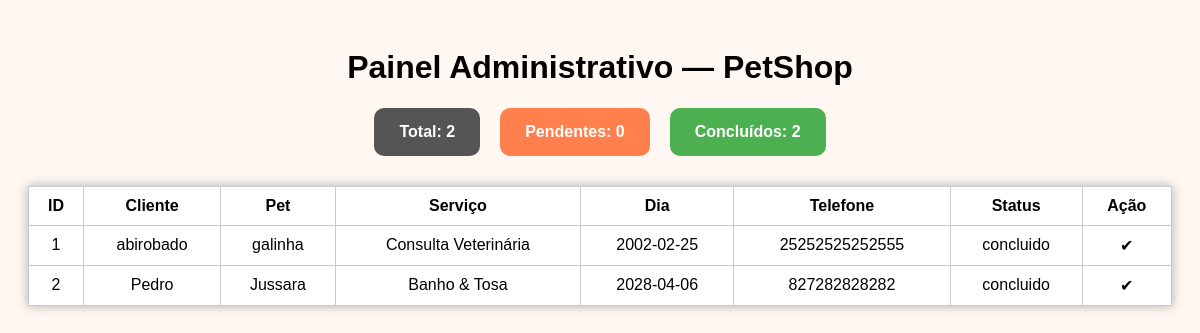
/admin (signed in), run on the app's committed database.
### tables this page shows
CREATE TABLE agendamentos (
            id INTEGER PRIMARY KEY AUTOINCREMENT,
            cliente TEXT,
            pet TEXT,
            servico TEXT,
            dia TEXT,
            telefone TEXT,
            status TEXT DEFAULT 'pendente'
        );

### app.py (the view)
    def wrapper(*args, **kwargs):
        if not session.get("logado"):
            return redirect("/login")
        return func(*args, **kwargs)

### app.py (called while the page is built)
def get_db():
    return sqlite3.connect(DB_PATH)

def require_login(func):
    def wrapper(*args, **kwargs):
        if not session.get("logado"):
            return redirect("/login")
        return func(*args, **kwargs)
    wrapper.__name__ = func.__name__
    return wrapper

@app.route("/admin")
@require_login
def admin():
    conn = get_db()
    cursor = conn.cursor()
    cursor.execute("SELECT * FROM agendamentos ORDER BY dia ASC")
    agendamentos = cursor.fetchall()
    cursor.execute("SELECT COUNT(*) FROM agendamentos")
    total = cursor.fetchone()[0]
    cursor.execute("SELECT COUNT(*) FROM agendamentos WHERE status = 'pendente'")
    pendentes = cursor.fetchone()[0]
    cursor.execute("SELECT COUNT(*) FROM agendamentos WHERE status = 'concluido'")
    concluidos = cursor.fetchone()[0]
    conn.close()
    return render_template(
        "admin.html",
        agendamentos=agendamentos,
        total=total,
        pendentes=pendentes,
        concluidos=concluidos
    )

### templates/admin.html (shortened to what this page needs)
<!DOCTYPE html>
<html lang="pt-BR">
<head>
    <link rel="stylesheet" href="{{ url_for('static', filename='css/admin.css') }}">
</head>
<body>
<h1>Painel Administrativo — PetShop</h1>
<div class="stats">
    <div class="box total">Total: {{ total }}</div>
    <div class="box pendentes">Pendentes: {{ pendentes }}</div>
    <div class="box concluidos">Concluídos: {{ concluidos }}</div>
</div>
<table>
    <tr>
        <th>ID</th>
        <th>Cliente</th>
        <th>Pet</th>
        <th>Serviço</th>
        <th>Dia</th>
        <th>Telefone</th>
        <th>Status</th>
        <th>Ação</th>
    </tr>
    {% for a in agendamentos %}
    <tr>
        <td>{{ a[0] }}</td>
        <td>{{ a[1] }}</td>
        <td>{{ a[2] }}</td>
        <td>{{ a[3] }}</td>
        <td>{{ a[4] }}</td>
        <td>{{ a[5] }}</td>
        <td>{{ a[6] }}</td>
        <td>
            {% if a[6] == "pendente" %}
                <a class="botao" href="/concluir/{{ a[0] }}">Concluir</a>
            {% else %}
                ✔
            {% endif %}
        </td>
    </tr>
    {% endfor %}
</table>
</body>
</html>

### static/css/admin.css (style rules this page uses)
body { font-family: Arial; background: #fff8f2; padding: 20px; }
h1 { text-align: center; }
.stats { display: flex; gap: 20px; justify-content: center; margin-bottom: 30px; }
.box { padding: 15px 25px; border-radius: 10px; color: white; font-weight: bold; text-align: center; }
.total { background: #555; }
.pendentes { background: #ff7f4d; }
.concluidos { background: #4caf50; }
table { width: 100%; border-collapse: collapse; background: white; box-shadow: 0 0 10px #aaa; }
th, td { border: 1px solid #ccc; padding: 10px; text-align: center; }

### data on the page
agendamentos: id "1", cliente "abirobado", pet "galinha", servico "Consulta Veterinária", dia "2002-02-25", telefone "25252525252555", status "concluido"
agendamentos: id "2", cliente "Pedro", pet "Jussara", servico "Banho & Tosa", dia "2028-04-06", telefone "827282828282", status "concluido"

### other printed values
{{ total }} "2"
{{ pendentes }} "0"
{{ concluidos }} "2"
